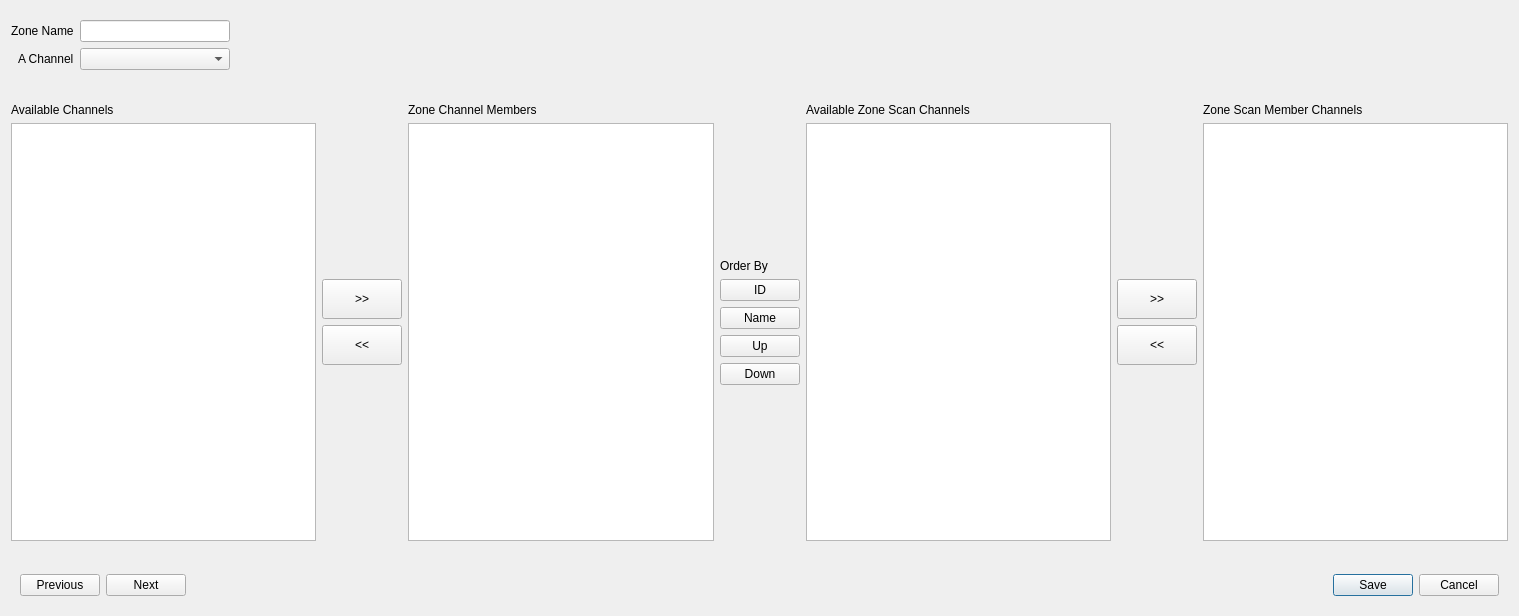
<?xml version="1.0" encoding="UTF-8"?>
<ui version="4.0">
 <class>AmZoneEditDialog</class>
 <widget class="QDialog" name="AmZoneEditDialog">
  <property name="geometry">
   <rect>
    <x>0</x>
    <y>0</y>
    <width>1519</width>
    <height>616</height>
   </rect>
  </property>
  <property name="windowTitle">
   <string>Dialog</string>
  </property>
  <layout class="QVBoxLayout" name="verticalLayout">
   <item>
    <widget class="QWidget" name="widget_10" native="true">
     <layout class="QHBoxLayout" name="horizontalLayout_2">
      <property name="leftMargin">
       <number>0</number>
      </property>
      <item>
       <layout class="QFormLayout" name="formLayout">
        <property name="labelAlignment">
         <set>Qt::AlignmentFlag::AlignRight|Qt::AlignmentFlag::AlignTrailing|Qt::AlignmentFlag::AlignVCenter</set>
        </property>
        <item row="0" column="0">
         <widget class="QLabel" name="label">
          <property name="text">
           <string>Zone Name</string>
          </property>
         </widget>
        </item>
        <item row="0" column="1">
         <widget class="QLineEdit" name="nameTxt">
          <property name="maximumSize">
           <size>
            <width>150</width>
            <height>16777215</height>
           </size>
          </property>
          <property name="maxLength">
           <number>16</number>
          </property>
         </widget>
        </item>
        <item row="1" column="0">
         <widget class="QLabel" name="label_2">
          <property name="text">
           <string>A Channel</string>
          </property>
         </widget>
        </item>
        <item row="1" column="1">
         <widget class="QComboBox" name="aChannelCmbx">
          <property name="maximumSize">
           <size>
            <width>150</width>
            <height>16777215</height>
           </size>
          </property>
         </widget>
        </item>
       </layout>
      </item>
     </layout>
    </widget>
   </item>
   <item>
    <widget class="QWidget" name="widget_2" native="true">
     <layout class="QHBoxLayout" name="horizontalLayout_3">
      <property name="leftMargin">
       <number>0</number>
      </property>
      <property name="rightMargin">
       <number>0</number>
      </property>
      <item>
       <widget class="QWidget" name="widget_3" native="true">
        <layout class="QVBoxLayout" name="verticalLayout_2">
         <property name="leftMargin">
          <number>0</number>
         </property>
         <property name="rightMargin">
          <number>0</number>
         </property>
         <item>
          <widget class="QLabel" name="label_3">
           <property name="text">
            <string>Available Channels</string>
           </property>
          </widget>
         </item>
         <item>
          <widget class="QTableView" name="availableChannelTableView">
           <property name="selectionMode">
            <enum>QAbstractItemView::SelectionMode::SingleSelection</enum>
           </property>
           <property name="selectionBehavior">
            <enum>QAbstractItemView::SelectionBehavior::SelectRows</enum>
           </property>
          </widget>
         </item>
        </layout>
       </widget>
      </item>
      <item>
       <widget class="QWidget" name="widget_7" native="true">
        <layout class="QVBoxLayout" name="verticalLayout_3">
         <property name="leftMargin">
          <number>0</number>
         </property>
         <property name="rightMargin">
          <number>0</number>
         </property>
         <item>
          <spacer name="verticalSpacer">
           <property name="orientation">
            <enum>Qt::Orientation::Vertical</enum>
           </property>
           <property name="sizeHint" stdset="0">
            <size>
             <width>20</width>
             <height>40</height>
            </size>
           </property>
          </spacer>
         </item>
         <item>
          <widget class="QPushButton" name="pushChannelBtn">
           <property name="minimumSize">
            <size>
             <width>0</width>
             <height>40</height>
            </size>
           </property>
           <property name="text">
            <string>&gt;&gt;</string>
           </property>
          </widget>
         </item>
         <item>
          <widget class="QPushButton" name="popChannelBtn">
           <property name="minimumSize">
            <size>
             <width>0</width>
             <height>40</height>
            </size>
           </property>
           <property name="text">
            <string>&lt;&lt;</string>
           </property>
          </widget>
         </item>
         <item>
          <spacer name="verticalSpacer_2">
           <property name="orientation">
            <enum>Qt::Orientation::Vertical</enum>
           </property>
           <property name="sizeHint" stdset="0">
            <size>
             <width>20</width>
             <height>40</height>
            </size>
           </property>
          </spacer>
         </item>
        </layout>
       </widget>
      </item>
      <item>
       <widget class="QWidget" name="widget_4" native="true">
        <layout class="QVBoxLayout" name="verticalLayout_4">
         <property name="leftMargin">
          <number>0</number>
         </property>
         <property name="rightMargin">
          <number>0</number>
         </property>
         <item>
          <widget class="QLabel" name="label_4">
           <property name="text">
            <string>Zone Channel Members</string>
           </property>
          </widget>
         </item>
         <item>
          <widget class="QTableView" name="memberChannelTableView">
           <property name="selectionMode">
            <enum>QAbstractItemView::SelectionMode::SingleSelection</enum>
           </property>
           <property name="selectionBehavior">
            <enum>QAbstractItemView::SelectionBehavior::SelectRows</enum>
           </property>
          </widget>
         </item>
        </layout>
       </widget>
      </item>
      <item>
       <widget class="QWidget" name="widget_8" native="true">
        <layout class="QVBoxLayout" name="verticalLayout_8">
         <property name="leftMargin">
          <number>0</number>
         </property>
         <property name="rightMargin">
          <number>0</number>
         </property>
         <item>
          <spacer name="verticalSpacer_5">
           <property name="orientation">
            <enum>Qt::Orientation::Vertical</enum>
           </property>
           <property name="sizeHint" stdset="0">
            <size>
             <width>20</width>
             <height>40</height>
            </size>
           </property>
          </spacer>
         </item>
         <item>
          <widget class="QLabel" name="label_7">
           <property name="text">
            <string>Order By</string>
           </property>
          </widget>
         </item>
         <item>
          <widget class="QPushButton" name="orderIdBtn">
           <property name="text">
            <string>ID</string>
           </property>
          </widget>
         </item>
         <item>
          <widget class="QPushButton" name="orderNameBtn">
           <property name="text">
            <string>Name</string>
           </property>
          </widget>
         </item>
         <item>
          <widget class="QPushButton" name="orderUpBtn">
           <property name="text">
            <string>Up</string>
           </property>
          </widget>
         </item>
         <item>
          <widget class="QPushButton" name="orderDownBtn">
           <property name="text">
            <string>Down</string>
           </property>
          </widget>
         </item>
         <item>
          <spacer name="verticalSpacer_6">
           <property name="orientation">
            <enum>Qt::Orientation::Vertical</enum>
           </property>
           <property name="sizeHint" stdset="0">
            <size>
             <width>20</width>
             <height>40</height>
            </size>
           </property>
          </spacer>
         </item>
        </layout>
       </widget>
      </item>
      <item>
       <widget class="QWidget" name="widget_5" native="true">
        <layout class="QVBoxLayout" name="verticalLayout_5">
         <property name="leftMargin">
          <number>0</number>
         </property>
         <property name="rightMargin">
          <number>0</number>
         </property>
         <item>
          <widget class="QLabel" name="label_5">
           <property name="text">
            <string>Available Zone Scan Channels</string>
           </property>
          </widget>
         </item>
         <item>
          <widget class="QTableView" name="availableScanChannelTableView">
           <property name="selectionMode">
            <enum>QAbstractItemView::SelectionMode::SingleSelection</enum>
           </property>
           <property name="selectionBehavior">
            <enum>QAbstractItemView::SelectionBehavior::SelectRows</enum>
           </property>
          </widget>
         </item>
        </layout>
       </widget>
      </item>
      <item>
       <widget class="QWidget" name="widget_9" native="true">
        <layout class="QVBoxLayout" name="verticalLayout_7">
         <property name="leftMargin">
          <number>0</number>
         </property>
         <property name="rightMargin">
          <number>0</number>
         </property>
         <item>
          <spacer name="verticalSpacer_3">
           <property name="orientation">
            <enum>Qt::Orientation::Vertical</enum>
           </property>
           <property name="sizeHint" stdset="0">
            <size>
             <width>20</width>
             <height>40</height>
            </size>
           </property>
          </spacer>
         </item>
         <item>
          <widget class="QPushButton" name="pushScanBtn">
           <property name="minimumSize">
            <size>
             <width>0</width>
             <height>40</height>
            </size>
           </property>
           <property name="text">
            <string>&gt;&gt;</string>
           </property>
          </widget>
         </item>
         <item>
          <widget class="QPushButton" name="popScanBtn">
           <property name="minimumSize">
            <size>
             <width>0</width>
             <height>40</height>
            </size>
           </property>
           <property name="text">
            <string>&lt;&lt;</string>
           </property>
          </widget>
         </item>
         <item>
          <spacer name="verticalSpacer_4">
           <property name="orientation">
            <enum>Qt::Orientation::Vertical</enum>
           </property>
           <property name="sizeHint" stdset="0">
            <size>
             <width>20</width>
             <height>40</height>
            </size>
           </property>
          </spacer>
         </item>
        </layout>
       </widget>
      </item>
      <item>
       <widget class="QWidget" name="widget_6" native="true">
        <layout class="QVBoxLayout" name="verticalLayout_6">
         <property name="leftMargin">
          <number>0</number>
         </property>
         <property name="rightMargin">
          <number>0</number>
         </property>
         <item>
          <widget class="QLabel" name="label_6">
           <property name="text">
            <string>Zone Scan Member Channels</string>
           </property>
          </widget>
         </item>
         <item>
          <widget class="QTableView" name="memberScanChannelTableView">
           <property name="selectionMode">
            <enum>QAbstractItemView::SelectionMode::SingleSelection</enum>
           </property>
           <property name="selectionBehavior">
            <enum>QAbstractItemView::SelectionBehavior::SelectRows</enum>
           </property>
          </widget>
         </item>
        </layout>
       </widget>
      </item>
     </layout>
    </widget>
   </item>
   <item>
    <widget class="QWidget" name="widget" native="true">
     <layout class="QHBoxLayout" name="horizontalLayout">
      <item>
       <widget class="QPushButton" name="prevBtn">
        <property name="text">
         <string>Previous</string>
        </property>
       </widget>
      </item>
      <item>
       <widget class="QPushButton" name="nextBtn">
        <property name="text">
         <string>Next</string>
        </property>
       </widget>
      </item>
      <item>
       <spacer name="horizontalSpacer">
        <property name="orientation">
         <enum>Qt::Orientation::Horizontal</enum>
        </property>
        <property name="sizeHint" stdset="0">
         <size>
          <width>40</width>
          <height>20</height>
         </size>
        </property>
       </spacer>
      </item>
      <item>
       <widget class="QDialogButtonBox" name="buttonBox">
        <property name="orientation">
         <enum>Qt::Orientation::Horizontal</enum>
        </property>
        <property name="standardButtons">
         <set>QDialogButtonBox::StandardButton::Cancel|QDialogButtonBox::StandardButton::Save</set>
        </property>
        <property name="centerButtons">
         <bool>false</bool>
        </property>
       </widget>
      </item>
     </layout>
    </widget>
   </item>
  </layout>
 </widget>
 <resources/>
 <connections>
  <connection>
   <sender>buttonBox</sender>
   <signal>accepted()</signal>
   <receiver>AmZoneEditDialog</receiver>
   <slot>accept()</slot>
   <hints>
    <hint type="sourcelabel">
     <x>248</x>
     <y>254</y>
    </hint>
    <hint type="destinationlabel">
     <x>157</x>
     <y>274</y>
    </hint>
   </hints>
  </connection>
  <connection>
   <sender>buttonBox</sender>
   <signal>rejected()</signal>
   <receiver>AmZoneEditDialog</receiver>
   <slot>reject()</slot>
   <hints>
    <hint type="sourcelabel">
     <x>316</x>
     <y>260</y>
    </hint>
    <hint type="destinationlabel">
     <x>286</x>
     <y>274</y>
    </hint>
   </hints>
  </connection>
 </connections>
</ui>
